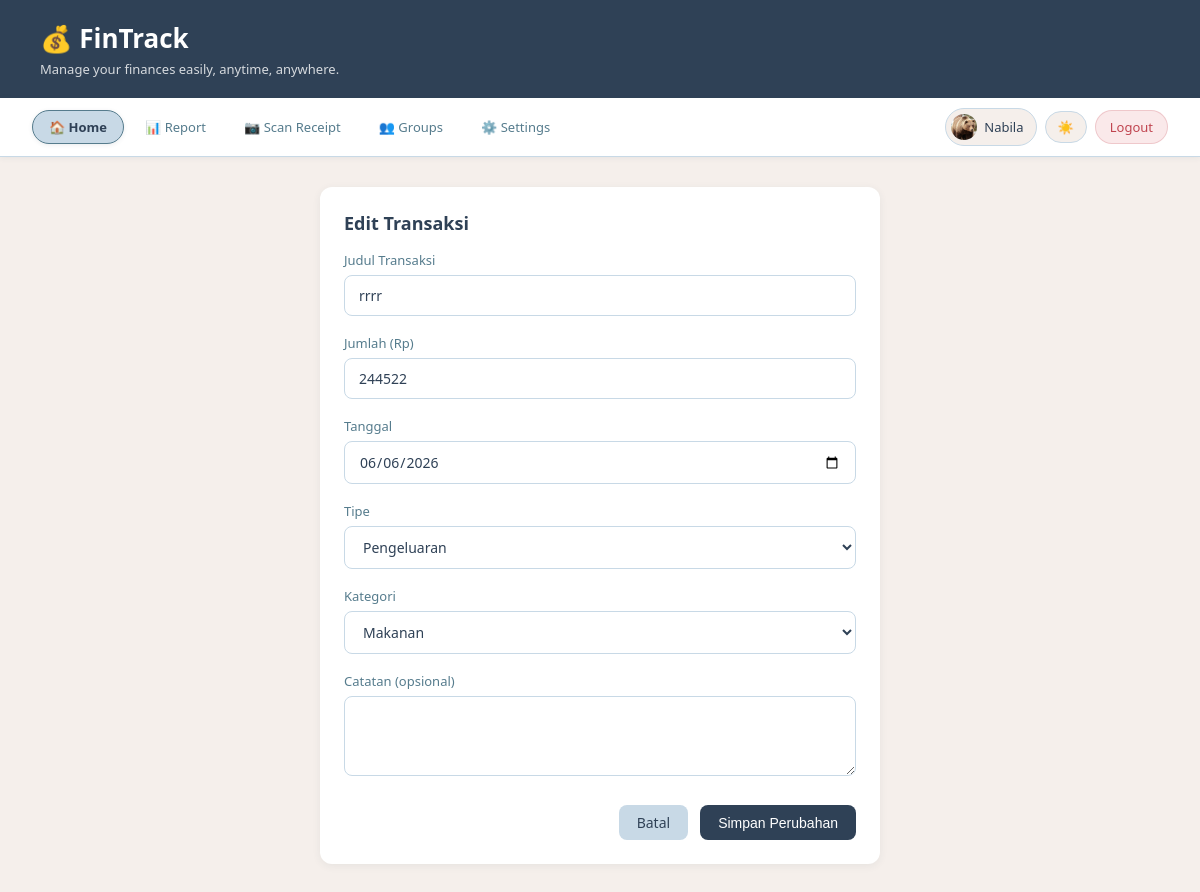
The page /edit/13 (signed in) on the database its author committed.
### app.py (models this page shows)
class User(UserMixin, db.Model):
    id           = db.Column(db.Integer, primary_key=True)
    name         = db.Column(db.String(100), nullable=False)
    email        = db.Column(db.String(100), unique=True, nullable=False)
    password     = db.Column(db.String(200), nullable=False)
    photo        = db.Column(db.String(200), nullable=True)
    language     = db.Column(db.String(5),  default='id')
    theme        = db.Column(db.String(10), default='light')
    notif_popup  = db.Column(db.Boolean,    default=True)
    timezone     = db.Column(db.String(50), default='Asia/Jakarta')
    created_at   = db.Column(db.DateTime,   default=datetime.utcnow)
    transactions = db.relationship('Transaction', backref='user', lazy=True)

class Transaction(db.Model):
    id       = db.Column(db.Integer, primary_key=True)
    title    = db.Column(db.String(100), nullable=False)
    amount   = db.Column(db.Float,       nullable=False)
    category = db.Column(db.String(50),  nullable=False)
    type     = db.Column(db.String(10),  nullable=False)
    date     = db.Column(db.DateTime,    default=datetime.utcnow)
    note     = db.Column(db.String(200), nullable=True)
    user_id  = db.Column(db.Integer, db.ForeignKey('user.id'), nullable=False)

### app.py (the view, shortened to what this page needs)
@app.route('/edit/<int:id>', methods=['GET', 'POST'])
@login_required
def edit_transaction(id):
    transaction = Transaction.query.filter_by(id=id, user_id=current_user.id).first_or_404()
    return render_template('edit_transaction.html', transaction=transaction)

### app.py (called while the page is built)
@login_manager.user_loader
def load_user(user_id):
    return User.query.get(int(user_id))

@app.context_processor
def inject_translation():
    lang = current_user.language if current_user.is_authenticated else 'id'
    return dict(t=get_translation(lang))

### translations.py (called while the page is built)
def get_translation(lang='id'):
    return TRANSLATIONS.get(lang, TRANSLATIONS['id'])

### templates/edit_transaction.html (shortened to what this page needs)
<!DOCTYPE html>
<html lang="id" id="html-root">
<head>
    <link rel="stylesheet" href="{{ url_for('static', filename='style.css') }}">
</head>
<body>
<header>
    <h1>💰 FinTrack</h1>
    <p>{{ t['desc_app'] }}</p>
</header>
<nav class="navbar">
    <a href="/index" class="nav-link active">🏠 {{ t['nav_home'] }}</a>
    <a href="/report" class="nav-link">📊 {{ t['nav_report'] }}</a>
    <a href="/scan" class="nav-link">📷 {{ t['nav_scan'] }}</a>
    <a href="/groups" class="nav-link">👥 {{ t['nav_sharing'] }}</a>
    <a href="/settings" class="nav-link">⚙️ {{ t['nav_settings'] }}</a>
    <div class="nav-right">
        <div class="user-chip">
            <div class="user-avatar">
                {% if current_user.photo %}
                    <img src="{{ url_for('static', filename='uploads/' + current_user.photo) }}" alt="foto">
                {% else %}
                    👤
                {% endif %}
            </div>
            <span>{{ current_user.name }}</span>
        </div>
        <button class="theme-toggle" onclick="toggleTheme()">
            <span class="theme-icon">☀️</span>
        </button>
        <a href="/logout" class="btn-logout">{{ t['nav_logout'] }}</a>
    </div>
</nav>
<main>
    <div class="card form-card">
        <h2>Edit Transaksi</h2>
        <form method="POST" action="/edit/{{ transaction.id }}">
            <div class="form-group">
                <label>Judul Transaksi</label>
                <input type="text" name="title"
                       value="{{ transaction.title }}" required>
            </div>
            <div class="form-group">
                <label>Jumlah (Rp)</label>
                <input type="number" name="amount"
                       value="{{ transaction.amount | int }}" min="0" required>
            </div>
            <div class="form-group">
                <label>Tanggal</label>
                <input type="date" name="date"
                       value="{{ transaction.date.strftime('%Y-%m-%d') }}">
            </div>
            <div class="form-group">
                <label>Tipe</label>
                <select name="type">
                    <option value="expense" {{ 'selected' if transaction.type == 'expense' }}>Pengeluaran</option>
                </select>
            </div>
            <div class="form-group">
                <label>Kategori</label>
                <select name="category">
                    {% set categories = ['Makanan','Transport','Belanja','Hiburan','Kesehatan','Pendidikan','Gaji','Lainnya'] %}
                    {% for cat in categories %}
                        <option value="{{ cat }}" {{ 'selected' if transaction.category == cat }}>{{ cat }}</option>
                    {% endfor %}
                </select>
            </div>
            <div class="form-group">
                <label>Catatan (opsional)</label>
                <textarea name="note">{{ transaction.note }}</textarea>
            </div>
            <div class="form-actions">
                <a href="/" class="btn btn-secondary">Batal</a>
                <button type="submit" class="btn btn-primary">Simpan Perubahan</button>
            </div>
        </form>
    </div>
</main>
</body>
</html>

### static/style.css (style rules this page uses)
* { margin: 0; padding: 0; box-sizing: border-box; }
body { font-family: 'Segoe UI', sans-serif; background-color: #F5EFEB; color: #2F4156; }
header { background-color: #2F4156; color: white; padding: 20px 40px; }
header h1 { font-size: 26px; }
header p { font-size: 13px; opacity: 0.8; margin-top: 4px; }
main { padding: 30px 40px; }
.card { background: #FFFFFF; border-radius: 12px; padding: 24px; box-shadow: 0 2px 8px rgba(47,65,86,0.07); margin-bottom: 24px; }
.card h2 { margin-bottom: 16px; font-size: 18px; color: #2F4156; }
.btn { display: inline-block; padding: 8px 18px; border-radius: 8px; font-size: 14px; font-weight: 500; cursor: pointer; border: none; text-decoration: none; }
.btn-primary { background: #2F4156; color: white; }
.btn-secondary { background: #C8D9E6; color: #2F4156; }
.form-card { max-width: 560px; margin: 0 auto; }
.form-group { margin-bottom: 18px; }
.form-group label { display: block; font-size: 13px; font-weight: 500; margin-bottom: 6px; color: #567C8D; }
.form-group input, .form-group select, .form-group textarea { width: 100%; padding: 10px 14px; border: 1px solid #C8D9E6; border-radius: 8px; font-size: 14px; font-family: inherit; background: #FFFFFF; color: #2F4156; }
.form-group textarea { height: 80px; resize: vertical; }
.form-actions { display: flex; gap: 12px; justify-content: flex-end; margin-top: 24px; }
.navbar { background: #FFFFFF; padding: 10px 32px; display: flex; align-items: center; gap: 4px; border-bottom: 1px solid #C8D9E6; box-shadow: 0 1px 6px rgba(47,65,86,0.07); position: sticky; top: 0; z-index: 50; transition: background 0.2s, border-color 0.2s; flex-wrap: nowrap; overflow-x: auto; scrollbar-width: none; }
.navbar a.nav-link { text-decoration: none; color: #567C8D; font-size: 13px; font-weight: 500; padding: 7px 16px; border-radius: 99px; display: inline-flex; align-items: center; gap: 6px; white-space: nowrap; transition: background 0.18s, color 0.18s, border-color 0.18s, box-shadow 0.18s; border: 1.5px solid transparent; }
.navbar a.nav-link.active { background: #C8D9E6; color: #2F4156; font-weight: 650; border-color: #567C8D; box-shadow: 0 1px 4px rgba(47,65,86,0.10); }
.nav-right { margin-left: auto; display: flex; align-items: center; gap: 8px; flex-shrink: 0; }
.user-chip { display: inline-flex; align-items: center; gap: 7px; padding: 5px 12px 5px 5px; border-radius: 99px; background: #F5EFEB; border: 1.5px solid #C8D9E6; font-size: 13px; font-weight: 500; color: #2F4156; white-space: nowrap; }
.user-avatar { width: 26px; height: 26px; border-radius: 50%; background: #C8D9E6; display: flex; align-items: center; justify-content: center; font-size: 12px; overflow: hidden; flex-shrink: 0; }
.user-avatar img { width: 100%; height: 100%; object-fit: cover; }
.theme-toggle { display: inline-flex; align-items: center; gap: 5px; padding: 6px 12px; border-radius: 99px; background: #F5EFEB; border: 1.5px solid #C8D9E6; cursor: pointer; font-size: 13px; font-weight: 500; color: #567C8D; transition: all 0.2s; white-space: nowrap; font-family: inherit; }
.btn-logout { display: inline-flex; align-items: center; gap: 5px; padding: 7px 14px; border-radius: 99px; font-size: 13px; font-weight: 500; background: #FAE9EA; color: #C0444F; border: 1.5px solid rgba(192,68,79,0.2); text-decoration: none; cursor: pointer; transition: all 0.18s; white-space: nowrap; font-family: inherit; }

### rows shown on the page
User: photo (picture), name "Nabila"

### other values the page prints
{{ t['desc_app'] }} "Manage your finances easily, anytime, anywhere."
{{ t['nav_home'] }} "Home"
{{ t['nav_report'] }} "Report"
{{ t['nav_scan'] }} "Scan Receipt"
{{ t['nav_sharing'] }} "Groups"
{{ t['nav_settings'] }} "Settings"
{{ t['nav_logout'] }} "Logout"
form field category "Makanan"
